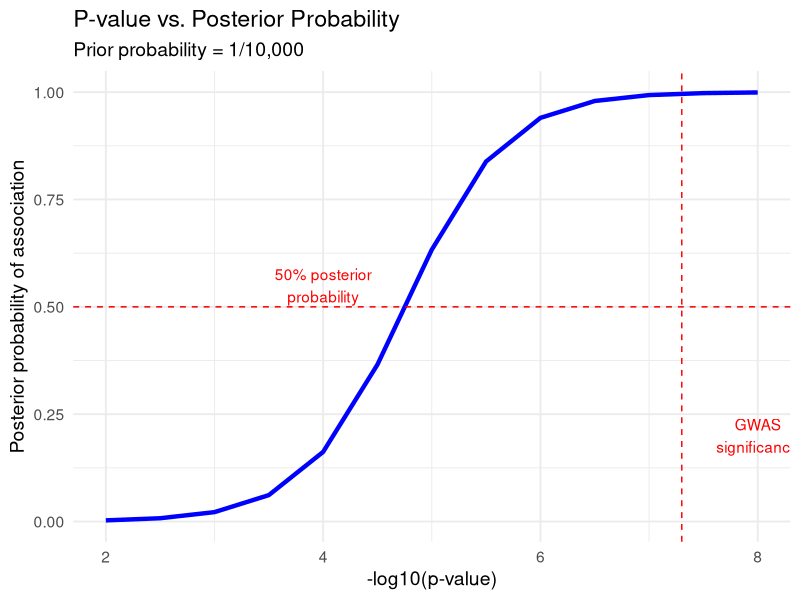
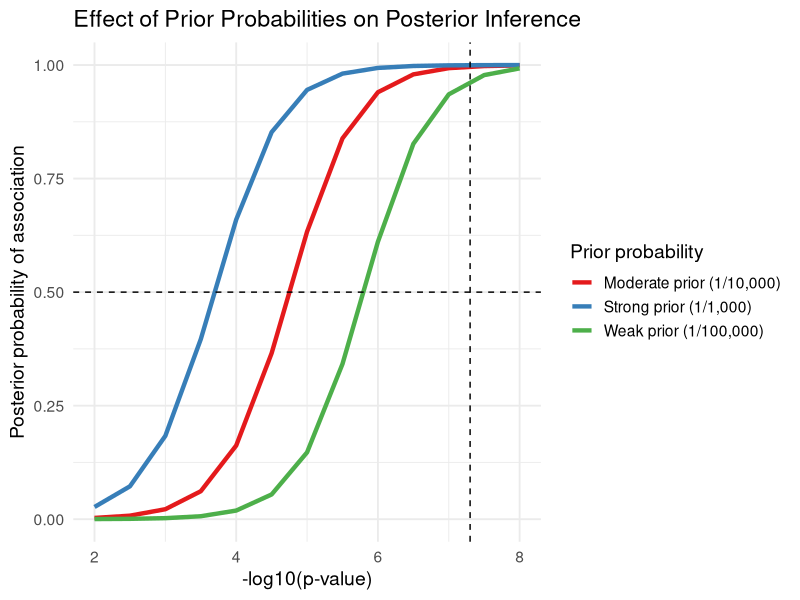
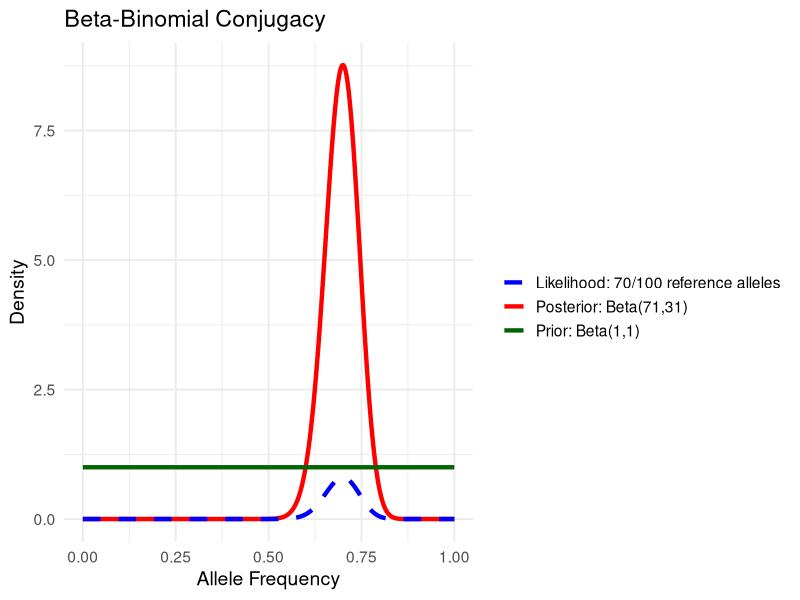
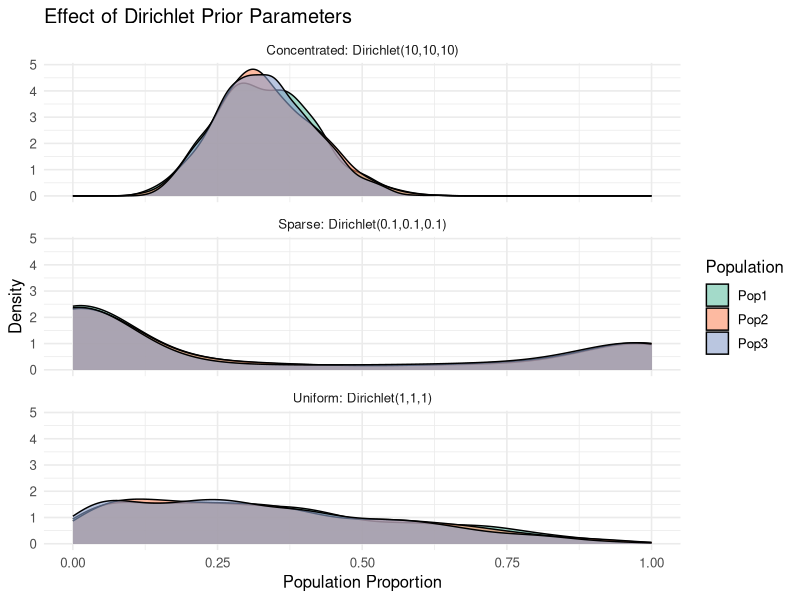
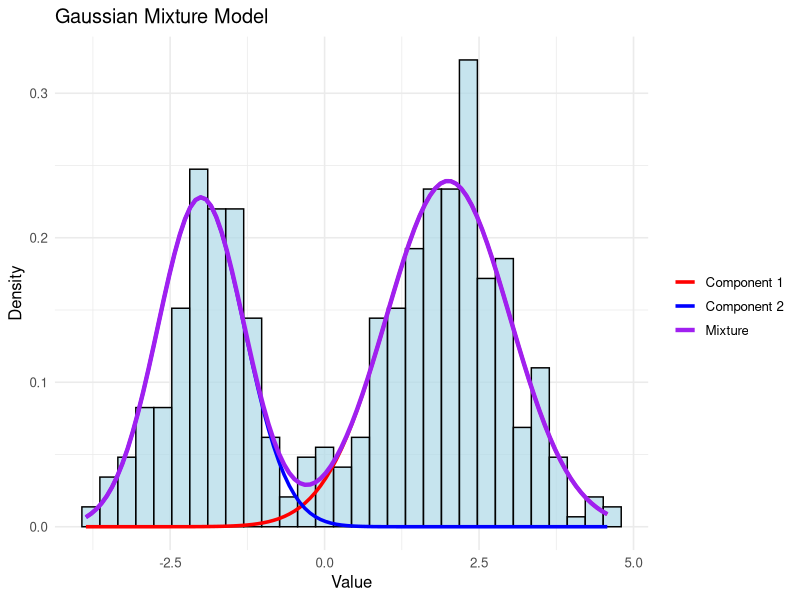
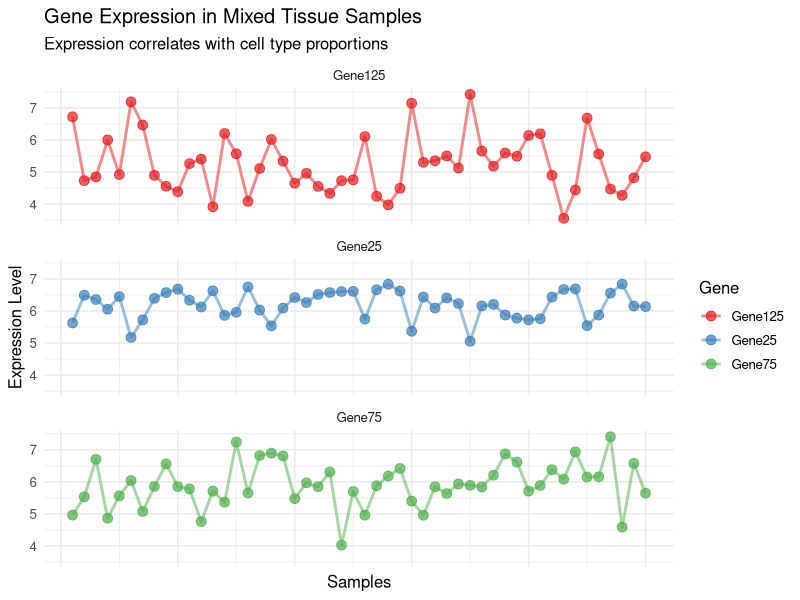
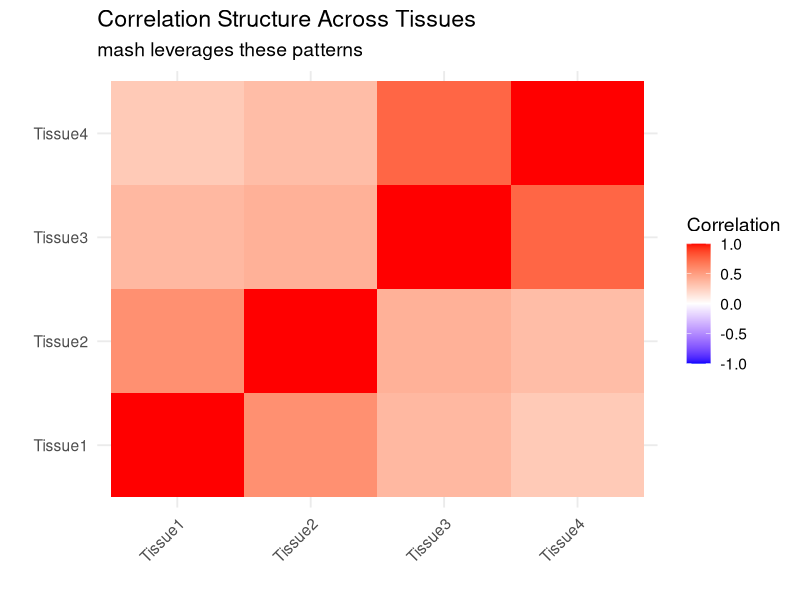
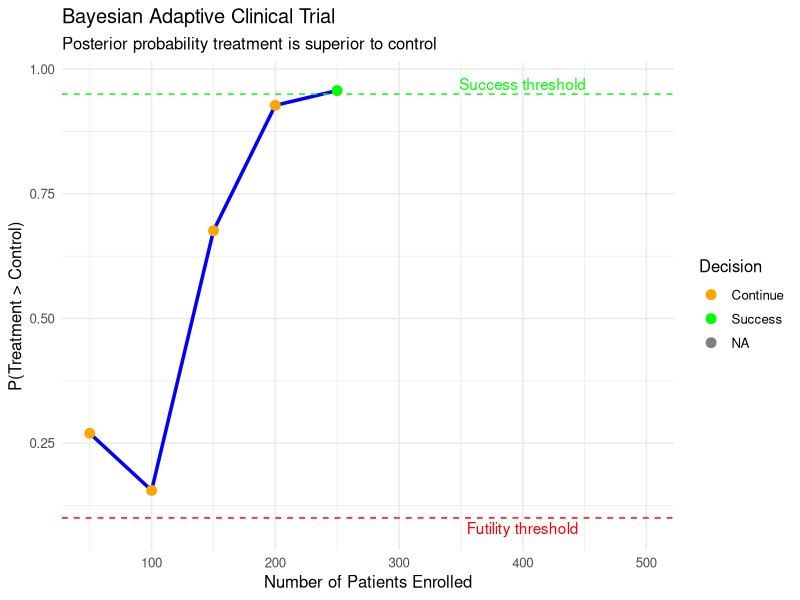

Generate these figures, in order, with R:
## ---- chunk 1
#| fig-width: 6
#| fig-height: 5
library(ggplot2)
library(dplyr)

# Function to calculate posterior probability
calc_posterior <- function(prior, p_value, n_snps=1e6) {
  # Convert p-value to z-score
  z <- qnorm(p_value/2, lower.tail = FALSE)
  # Approximate Bayes factor
  bf <- exp(z^2/2)
  # Calculate posterior
  posterior <- (prior * bf) / (prior * bf + (1 - prior))
  return(posterior)
}

# Create data
p_values <- 10^seq(-8, -2, 0.5)
posteriors <- sapply(p_values, function(p) calc_posterior(1/10000, p))

# Create plot
df <- data.frame(
  p_value = p_values,
  posterior = posteriors
)

ggplot(df, aes(x = -log10(p_value), y = posterior)) +
  geom_line(size = 1.5, color = "blue") +
  geom_hline(yintercept = 0.5, linetype = "dashed", color = "red") +
  geom_vline(xintercept = -log10(5e-8), linetype = "dashed", color = "red") +
  annotate("text", x = 8, y = 0.2, label = "GWAS\nsignificance", color = "red") +
  annotate("text", x = 4, y = 0.55, label = "50% posterior\nprobability", color = "red") +
  theme_minimal(base_size = 14) +
  labs(
    title = "P-value vs. Posterior Probability",
    subtitle = "Prior probability = 1/10,000",
    x = "-log10(p-value)",
    y = "Posterior probability of association"
  )
## ---- chunk 2
#| fig-width: 10
#| fig-height: 6
# Calculate posteriors for different priors
priors <- c(1/1000, 1/10000, 1/100000)
prior_labels <- c("Strong prior (1/1,000)", 
                 "Moderate prior (1/10,000)", 
                 "Weak prior (1/100,000)")

results <- data.frame()
for (i in 1:length(priors)) {
  posteriors <- sapply(p_values, function(p) calc_posterior(priors[i], p))
  results <- rbind(results, data.frame(
    p_value = p_values,
    posterior = posteriors,
    prior = prior_labels[i]
  ))
}

# Create plot
ggplot(results, aes(x = -log10(p_value), y = posterior, color = prior)) +
  geom_line(size = 1.5) +
  geom_hline(yintercept = 0.5, linetype = "dashed", color = "black") +
  geom_vline(xintercept = -log10(5e-8), linetype = "dashed", color = "black") +
  theme_minimal(base_size = 14) +
  scale_color_brewer(palette = "Set1") +
  labs(
    title = "Effect of Prior Probabilities on Posterior Inference",
    x = "-log10(p-value)",
    y = "Posterior probability of association",
    color = "Prior probability"
  )
## ---- chunk 3
p_vals <- c(0.05, 0.01, 0.001, 1e-5, 1e-8)
z_scores <- qnorm(p_vals/2, lower.tail = FALSE)
approx_lr <- exp(z_scores^2/2)

data.frame(
  p_value = p_vals,
  approx_LR = round(approx_lr, 1)
) %>%
  knitr::kable()
## ---- chunk 4
#| fig-height: 5
# Function to plot Beta distributions
plot_beta <- function(alpha, beta, label) {
  x <- seq(0, 1, length.out = 500)
  y <- dbeta(x, alpha, beta)
  data.frame(x = x, y = y, distribution = label)
}

# Create example data
prior_data <- plot_beta(1, 1, "Prior: Beta(1,1)")
likelihood_data <- data.frame(
  x = seq(0, 1, length.out = 500),
  y = dbinom(70, 100, seq(0, 1, length.out = 500)),
  distribution = "Likelihood: 70/100 reference alleles"
)
likelihood_data$y <- likelihood_data$y / max(likelihood_data$y) * max(prior_data$y) * 0.8
posterior_data <- plot_beta(1+70, 1+30, "Posterior: Beta(71,31)")

# Combine data
plot_data <- rbind(prior_data, posterior_data)

# Create plot
ggplot() +
  geom_line(data = plot_data, aes(x = x, y = y, color = distribution), size = 1.5) +
  geom_line(data = likelihood_data, aes(x = x, y = y, color = distribution), 
            size = 1.5, linetype = "dashed") +
  theme_minimal(base_size = 14) +
  scale_color_manual(values = c("blue", "red", "darkgreen")) +
  labs(
    title = "Beta-Binomial Conjugacy",
    x = "Allele Frequency",
    y = "Density",
    color = ""
  )
## ---- chunk 5
#| fig-height: 5.5
library(tidyr)

# Function to sample from a Dirichlet distribution
rdirichlet <- function(n, alpha) {
  k <- length(alpha)
  r <- matrix(rgamma(n*k, shape=alpha, rate=1), ncol=k, byrow=TRUE)
  r <- r / rowSums(r)
  return(r)
}

# Sample from different Dirichlet priors
set.seed(123)
n_samples <- 1000

# Very small alpha (sparse)
alpha_small <- c(0.1, 0.1, 0.1)  
samples_small <- rdirichlet(n_samples, alpha_small)

# Unity alpha (uniform)
alpha_unity <- c(1, 1, 1)
samples_unity <- rdirichlet(n_samples, alpha_unity)

# Large alpha (concentrated)
alpha_large <- c(10, 10, 10) 
samples_large <- rdirichlet(n_samples, alpha_large)

# Create data frames
df_small <- as.data.frame(samples_small)
df_small$prior <- "Sparse: Dirichlet(0.1,0.1,0.1)"
names(df_small)[1:3] <- c("Pop1", "Pop2", "Pop3")

df_unity <- as.data.frame(samples_unity)
df_unity$prior <- "Uniform: Dirichlet(1,1,1)"
names(df_unity)[1:3] <- c("Pop1", "Pop2", "Pop3")

df_large <- as.data.frame(samples_large)
df_large$prior <- "Concentrated: Dirichlet(10,10,10)"
names(df_large)[1:3] <- c("Pop1", "Pop2", "Pop3")

# Combine data
df_all <- rbind(df_small, df_unity, df_large)

# Convert to long format for ggplot
df_long <- df_all %>%
  pivot_longer(cols = c("Pop1", "Pop2", "Pop3"), 
               names_to = "Population", 
               values_to = "Proportion")

# Create ggplot
ggplot(df_long, aes(x = Proportion, fill = Population)) +
  geom_density(alpha = 0.6) +
  facet_wrap(~ prior, ncol = 1) +
  theme_minimal(base_size = 12) +
  labs(
    title = "Effect of Dirichlet Prior Parameters",
    x = "Population Proportion",
    y = "Density"
  ) +
  scale_fill_brewer(palette = "Set2")
## ---- chunk 6
#| fig-height: 5
# Simulate data from a mixture of two normal distributions
set.seed(123)
n <- 500
z <- rbinom(n, 1, 0.6)  # Component memberships
x <- ifelse(z == 0, rnorm(n, -2, 0.7), rnorm(n, 2, 1))

# Create plot data
hist_data <- data.frame(x = x)

# Create plot
ggplot(hist_data, aes(x = x)) +
  geom_histogram(aes(y = after_stat(density)), 
                 bins = 30, 
                 fill = "lightblue", 
                 color = "black", 
                 alpha = 0.7) +
  stat_function(fun = function(x) 0.6 * dnorm(x, 2, 1), 
                aes(color = "Component 1"), 
                size = 1.2) +
  stat_function(fun = function(x) 0.4 * dnorm(x, -2, 0.7), 
                aes(color = "Component 2"), 
                size = 1.2) +
  stat_function(fun = function(x) 0.6 * dnorm(x, 2, 1) + 0.4 * dnorm(x, -2, 0.7), 
                aes(color = "Mixture"), 
                size = 1.5) +
  theme_minimal(base_size = 12) +
  scale_color_manual(values = c("Component 1" = "red", 
                              "Component 2" = "blue", 
                              "Mixture" = "purple")) +
  labs(
    title = "Gaussian Mixture Model",
    x = "Value",
    y = "Density",
    color = ""
  )
## ---- chunk 7
#| fig-height: 6
# Simulate gene expression data for deconvolution
set.seed(123)
n_genes <- 500
n_cell_types <- 3
n_samples <- 50

# True cell type proportions for each sample
cell_props <- matrix(runif(n_samples * n_cell_types), ncol = n_cell_types)
cell_props <- cell_props / rowSums(cell_props)
colnames(cell_props) <- c("CellType1", "CellType2", "CellType3")

# True expression profiles for each cell type
cell_profiles <- matrix(rnorm(n_genes * n_cell_types, mean = 5, sd = 1), 
                        nrow = n_genes)
# Make some genes specific to cell types
cell_profiles[1:50, 1] <- cell_profiles[1:50, 1] + 3  # Cell type 1 markers
cell_profiles[51:100, 2] <- cell_profiles[51:100, 2] + 3  # Cell type 2 markers
cell_profiles[101:150, 3] <- cell_profiles[101:150, 3] + 3  # Cell type 3 markers

# Generate mixed samples
mixed_expression <- matrix(0, nrow = n_genes, ncol = n_samples)
for (i in 1:n_samples) {
  mixed_expression[, i] <- cell_profiles %*% cell_props[i, ] + 
                           rnorm(n_genes, 0, 0.1)  # Add noise
}

# Create heatmap data
example_genes <- c(25, 75, 125)  # Marker genes for each cell type
example_data <- data.frame(
  Gene = rep(paste0("Gene", example_genes), each = n_samples),
  Sample = rep(1:n_samples, times = length(example_genes)),
  Expression = c(mixed_expression[example_genes[1], ],
                mixed_expression[example_genes[2], ],
                mixed_expression[example_genes[3], ])
)

# Add cell type proportions to the data
for (i in 1:n_cell_types) {
  example_data[[paste0("Prop", i)]] <- rep(cell_props[, i], times = length(example_genes))
}

# Create plot
ggplot(example_data, aes(x = Sample, y = Expression, color = Gene)) +
  geom_point(size = 3, alpha = 0.7) +
  geom_line(size = 1, alpha = 0.5) +
  theme_minimal(base_size = 12) +
  theme(axis.text.x = element_blank()) +
  labs(
    title = "Gene Expression in Mixed Tissue Samples",
    subtitle = "Expression correlates with cell type proportions",
    x = "Samples",
    y = "Expression Level"
  ) +
  scale_color_brewer(palette = "Set1") +
  facet_wrap(~ Gene, ncol = 1)
## ---- chunk 8
#| fig-height: 6
# Simulate mash-like data for visualization
set.seed(456)
n_effects <- 200
n_tissues <- 4

# Create different effect patterns for visualization
effect_patterns <- list(
  "Shared" = rep(1, n_tissues),
  "Tissue1_specific" = c(1, 0, 0, 0),
  "Tissue2_specific" = c(0, 1, 0, 0),
  "Tissues_1_2" = c(1, 1, 0, 0),
  "Tissues_3_4" = c(0, 0, 1, 1)
)

# Create matrix to store true effects
true_effects <- matrix(0, nrow = n_effects, ncol = n_tissues)
colnames(true_effects) <- paste0("Tissue", 1:n_tissues)

# Assign effects based on patterns
n_shared <- 50
n_pattern <- (n_effects - n_shared) / (length(effect_patterns) - 1)

for (i in 1:n_shared) {
  effect_size <- rnorm(1, 0, 0.5)
  true_effects[i, ] <- effect_patterns[[1]] * effect_size
}

current_idx <- n_shared + 1
for (p in 2:length(effect_patterns)) {
  for (i in 1:n_pattern) {
    effect_size <- rnorm(1, 0, 0.5)
    true_effects[current_idx, ] <- effect_patterns[[p]] * effect_size
    current_idx <- current_idx + 1
  }
}

# Create observed data with noise
observed_effects <- true_effects + matrix(rnorm(n_effects * n_tissues, 0, 0.2),
                                        nrow = n_effects)

# Prepare data for plotting correlation structure
correlation_matrix <- cor(observed_effects)

# Convert correlation matrix to long format for plotting
corr_data <- expand.grid(Tissue1 = colnames(correlation_matrix),
                        Tissue2 = colnames(correlation_matrix))
corr_data$Correlation <- c(correlation_matrix)

# Create heatmap
ggplot(corr_data, aes(x = Tissue1, y = Tissue2, fill = Correlation)) +
  geom_tile() +
  scale_fill_gradient2(low = "blue", mid = "white", high = "red",
                      midpoint = 0, limits = c(-1, 1)) +
  theme_minimal(base_size = 14) +
  theme(axis.text.x = element_text(angle = 45, hjust = 1)) +
  labs(
    title = "Correlation Structure Across Tissues",
    subtitle = "mash leverages these patterns",
    x = "",
    y = ""
  )
## ---- chunk 9
#| fig-height: 6
library(ggplot2)

# Simulate adaptive trial
set.seed(42)

# True treatment effect
true_effect <- 0.12  # 12% improvement

# Trial parameters
max_patients <- 500
interims <- seq(50, max_patients, by = 50)
success_threshold <- 0.95  # Probability treatment is better
futility_threshold <- 0.1  # Probability treatment is better

# Prior for control rate: Beta(10, 40) - centered around 20%
prior_alpha_control <- 10
prior_beta_control <- 40

# Prior for treatment rate: Same as control (skeptical)
prior_alpha_treatment <- 10
prior_beta_treatment <- 40

# Calculate posterior probability of superiority through trial
calc_prob_superior <- function(control_a, control_b, treat_a, treat_b, n_samples = 10000) {
  # Monte Carlo estimation
  control_samples <- rbeta(n_samples, control_a, control_b)
  treat_samples <- rbeta(n_samples, treat_a, treat_b)
  mean(treat_samples > control_samples)
}

# Simulate adaptive trial
trial_data <- data.frame(
  Patients = interims,
  ProbSuperior = NA,
  ControlRate = NA,
  TreatmentRate = NA,
  Decision = NA
)

# Simulate control and treatment outcomes
control_results <- rbinom(max_patients, 1, 0.2)  # 20% success rate
treat_results <- rbinom(max_patients, 1, 0.2 + true_effect)  # 32% success rate

for (i in 1:length(interims)) {
  n <- interims[i]
  
  # Current data
  current_control <- control_results[1:n/2]  # Half in control
  current_treat <- treat_results[1:n/2]      # Half in treatment
  
  # Update posteriors
  post_alpha_control <- prior_alpha_control + sum(current_control)
  post_beta_control <- prior_beta_control + length(current_control) - sum(current_control)
  
  post_alpha_treat <- prior_alpha_treatment + sum(current_treat)
  post_beta_treat <- prior_beta_treatment + length(current_treat) - sum(current_treat)
  
  # Calculate probability of superiority
  prob_superior <- calc_prob_superior(
    post_alpha_control, post_beta_control,
    post_alpha_treat, post_beta_treat
  )
  
  # Record results
  trial_data$ProbSuperior[i] <- prob_superior
  trial_data$ControlRate[i] <- post_alpha_control / (post_alpha_control + post_beta_control)
  trial_data$TreatmentRate[i] <- post_alpha_treat / (post_alpha_treat + post_beta_treat)
  
  # Make decision
  if (prob_superior >= success_threshold) {
    trial_data$Decision[i] <- "Success"
    if (i < length(interims)) {
      trial_data$Decision[(i+1):length(interims)] <- NA
    }
    break
  } else if (prob_superior <= futility_threshold) {
    trial_data$Decision[i] <- "Futility"
    if (i < length(interims)) {
      trial_data$Decision[(i+1):length(interims)] <- NA
    }
    break
  } else {
    trial_data$Decision[i] <- "Continue"
  }
}

# Create plot
ggplot(trial_data, aes(x = Patients, y = ProbSuperior)) +
  geom_line(size = 1.2, color = "blue") +
  geom_point(size = 3, aes(color = Decision)) +
  geom_hline(yintercept = success_threshold, linetype = "dashed", color = "green") +
  geom_hline(yintercept = futility_threshold, linetype = "dashed", color = "red") +
  annotate("text", x = max_patients * 0.8, y = success_threshold + 0.02, 
           label = "Success threshold", color = "green") +
  annotate("text", x = max_patients * 0.8, y = futility_threshold - 0.02, 
           label = "Futility threshold", color = "red") +
  scale_color_manual(values = c("Continue" = "orange", 
                               "Success" = "green", 
                               "Futility" = "red")) +
  theme_minimal(base_size = 12) +
  labs(
    title = "Bayesian Adaptive Clinical Trial",
    subtitle = "Posterior probability treatment is superior to control",
    x = "Number of Patients Enrolled",
    y = "P(Treatment > Control)"
  )
## ---- chunk 10
#| fig-height: 6
# Demonstrate using previous study as prior
set.seed(123)

# Previous study data (small study)
prev_n <- 50
prev_effect <- 0.15
prev_se <- 0.1

# Current study (larger)
current_n <- 200
true_effect <- 0.12
current_se <- 0.05

# Simulate observed effects
prev_observed <- rnorm(1, prev_effect, prev_se)
current_observed <- rnorm(1, true_effect, current_se)

# Approaches to combine:
# 1. Flat prior + current data only
flat_prior_mean <- 0
flat_prior_sd <- 10  # Very diffuse

# 2. Using previous study as prior
informative_prior_mean <- prev_observed
informative_prior_sd <- prev_se

# Calculate posteriors
# Flat prior
flat_posterior_precision <- 1/flat_prior_sd^2 + 1/current_se^2
flat_posterior_sd <- sqrt(1/flat_posterior_precision)
flat_posterior_mean <- (flat_prior_mean/flat_prior_sd^2 + 
                       current_observed/current_se^2) / flat_posterior_precision

# Informative prior
inf_posterior_precision <- 1/informative_prior_sd^2 + 1/current_se^2
inf_posterior_sd <- sqrt(1/inf_posterior_precision)
inf_posterior_mean <- (informative_prior_mean/informative_prior_sd^2 + 
                     current_observed/current_se^2) / inf_posterior_precision

# 3. Fixed meta-analysis (inverse variance weighted)
meta_weight_prev <- 1/prev_se^2
meta_weight_current <- 1/current_se^2
meta_mean <- (meta_weight_prev * prev_observed + 
             meta_weight_current * current_observed) / 
            (meta_weight_prev + meta_weight_current)
meta_se <- sqrt(1/(meta_weight_prev + meta_weight_current))

# Plot the results
x_range <- seq(0, 0.3, length.out = 1000)
prior_density <- dnorm(x_range, informative_prior_mean, informative_prior_sd)
likelihood_density <- dnorm(x_range, current_observed, current_se)
flat_posterior_density <- dnorm(x_range, flat_posterior_mean, flat_posterior_sd)
inf_posterior_density <- dnorm(x_range, inf_posterior_mean, inf_posterior_sd)
meta_density <- dnorm(x_range, meta_mean, meta_se)

plot_data <- data.frame(
  x = rep(x_range, 5),
  y = c(prior_density, likelihood_density, flat_posterior_density, 
       inf_posterior_density, meta_density),
  Distribution = factor(rep(c("Previous Study (Prior)", "Current Study (Likelihood)", 
                           "Posterior (Flat Prior)", "Posterior (Informative)", 
                           "Fixed Meta-analysis"), 
                       each = length(x_range)))
)

# Plot
ggplot(plot_data, aes(x = x, y = y, color = Distribution)) +
  geom_line(size = 1) +
  geom_vline(xintercept = true_effect, linetype = "dashed", color = "black") +
  theme_minimal(base_size = 12) +
  scale_color_brewer(palette = "Set1") +
  labs(
    title = "Combining Information Across Studies",
    subtitle = paste("True effect =", true_effect),
    x = "Effect Size",
    y = "Density"
  )
## ---- chunk 11
#| fig-height: 6
# Simulate GWAS results
set.seed(123)
n_variants <- 5000
n_causal <- 100

# Generate true status (1 = causal, 0 = null)
true_status <- c(rep(1, n_causal), rep(0, n_variants - n_causal))

# Generate z-scores
null_z <- rnorm(n_variants - n_causal, 0, 1)
causal_z <- rnorm(n_causal, 0, 1) + runif(n_causal, 2, 5)  # Add effect
z_scores <- c(causal_z, null_z)

# Calculate p-values
p_values <- 2 * pnorm(-abs(z_scores))

# Calculate Bayes factors
bf <- exp(z_scores^2/2)

# Calculate posterior with uniform prior
prior_prob <- n_causal / n_variants
posterior_prob <- (prior_prob * bf) / (prior_prob * bf + (1 - prior_prob))

# Apply Benjamini-Hochberg
alpha <- 0.1
sorted_p <- sort(p_values)
ranks <- 1:n_variants
bh_threshold <- max(sorted_p[sorted_p <= (ranks / n_variants) * alpha])
bh_significant <- p_values <= bh_threshold

# Apply Bayesian FDR control
sorted_probs <- sort(1 - posterior_prob, decreasing = FALSE)
cumulative_fdr <- cumsum(sorted_probs) / (1:n_variants)
bayes_threshold <- min(posterior_prob[posterior_prob >= 
                                     min(posterior_prob[cumulative_fdr <= alpha])])
bayes_significant <- posterior_prob >= bayes_threshold

# Create data for comparison
results <- data.frame(
  z_score = z_scores,
  p_value = p_values,
  posterior = posterior_prob,
  true_status = as.factor(true_status),
  bh_sig = bh_significant,
  bayes_sig = bayes_significant
)

# Calculate FDR and power
bh_fdr <- sum(!true_status & bh_significant) / max(1, sum(bh_significant))
bayes_fdr <- sum(!true_status & bayes_significant) / max(1, sum(bayes_significant))
bh_power <- sum(true_status & bh_significant) / sum(true_status)
bayes_power <- sum(true_status & bayes_significant) / sum(true_status)

# Plot comparison
ggplot(results, aes(x = -log10(p_value), y = posterior, color = true_status)) +
  geom_point(alpha = 0.6) +
  geom_hline(yintercept = bayes_threshold, linetype = "dashed", color = "blue") +
  geom_vline(xintercept = -log10(bh_threshold), linetype = "dashed", color = "red") +
  theme_minimal(base_size = 12) +
  scale_color_manual(values = c("0" = "gray", "1" = "orange"), 
                    labels = c("0" = "Null", "1" = "Causal")) +
  labs(
    title = "Bayesian vs. Traditional FDR Control",
    subtitle = paste0("BH FDR = ", round(bh_fdr, 3), ", Power = ", round(bh_power, 3),
                    "\nBayes FDR = ", round(bayes_fdr, 3), ", Power = ", round(bayes_power, 3)),
    x = "-log10(p-value)",
    y = "Posterior Probability",
    color = "True Status"
  ) +
  annotate("text", x = 2, y = bayes_threshold + 0.05, 
           label = "Bayesian threshold", color = "blue") +
  annotate("text", x = -log10(bh_threshold) + 0.5, y = 0.1, 
           label = "BH threshold", color = "red")
## ---- chunk 12
#| echo: false
# This slide will only appear when presenting the HTML version
# It's useful to include technical details that might be referenced during Q&A
